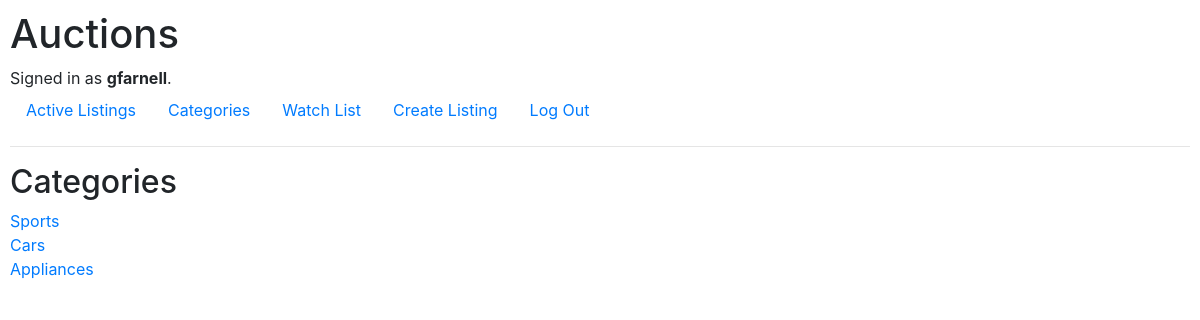
The app's page /categories (signed in), older data.
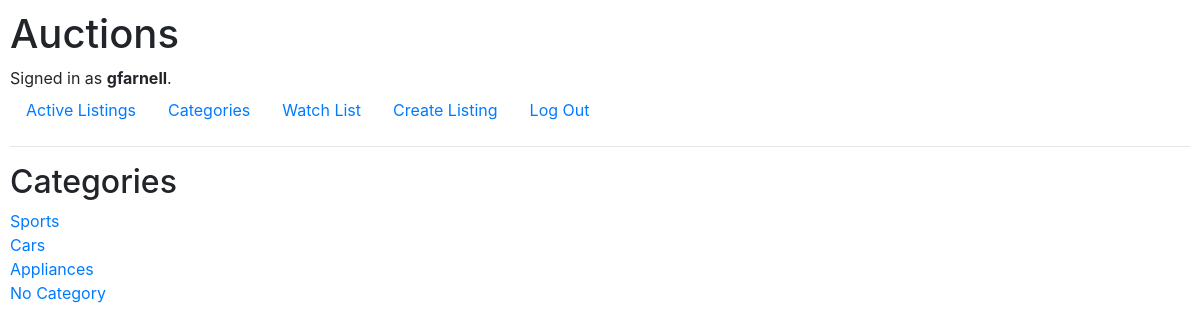
The same page, newer data.
### auctions/models.py (models this page shows)
class User(AbstractUser):
    pass

class Listings(models.Model):
    creator = models.ForeignKey(
        User, on_delete=models.PROTECT, related_name="get_creator_listings", blank=False)
    buyer = models.ForeignKey(
        User, blank=True, null=True, on_delete=models.PROTECT, related_name="get_buyer_listings")
    watchers = models.ManyToManyField(
        User, blank=True, related_name="get_watched_listings")
    title = models.CharField(max_length=64)
    description = models.CharField(max_length=300)
    startingBid = models.FloatField(max_length=64)
    createdDate = models.DateTimeField(auto_now_add=True)
    active = models.BooleanField(default=True)
    url = models.CharField(max_length=128, blank=True)
    category = models.CharField(
        max_length=64)
    def __str__(self) -> str:
        return f"Listing Title: {self.title} - Starting bid: {self.startingBid} - Watchers: {self.watchers}"

### auctions/views.py (the view)
# urls.py: path("categories", views.categories, name="categories"),
@login_required
def categories(request):
    listing = Listings.objects.all()
    print(listing)
    category = listing.order_by().values('category').distinct()
    print(category)
    categories = list(category)
    return render(request, "auctions/categories.html", {"categories": categories})

### auctions/templates/auctions/categories.html
{% extends "auctions/layout.html" %}
{% load static %}
{% block body %}
<div>
    <ul>
        <h2>Categories</h2>
        {% for category in categories %}
        <ul>
            <li>
                {% if category.category != '' %}
                <a href="{% url 'displayCategoryListings' category.category %}">{{ category.category }}</a>
                {% endif %}
            </li>
        </ul>
        {% endfor %}
</div>
{% endblock %}

### auctions/templates/auctions/layout.html (shortened to what this page needs)
{% load static %}
<!DOCTYPE html>
<html lang="en">
<head>
    <link rel="stylesheet" href="https://stackpath.bootstrapcdn.com/bootstrap/4.4.1/css/bootstrap.min.css"
>
    <link href="{% static 'auctions/styles.css' %}" rel="stylesheet">
</head>
<body>
    <h1>Auctions</h1>
    <div>
        {% if user.is_authenticated %}
        Signed in as <strong>{{ user.username }}</strong>.
        {% else %}
        Not signed in.
        {% endif %}
    </div>
    <ul class="nav">
        {% if user.is_authenticated %}
        <li class="nav-item">
            <a class="nav-link" href="{% url 'activeListings' %}">Active Listings</a>
        </li>
        <li class="nav-item">
            <a class="nav-link" href="{% url 'categories' %}">Categories</a>
        </li>
        <li class="nav-item">
            <a class="nav-link" href="{% url 'displayWatchlist' %}">Watch List</a>
        </li>
        <li class="nav-item">
            <a class="nav-link" href="{% url 'createlisting' %}">Create Listing</a>
        </li>
        <li class="nav-item">
            <a class="nav-link" href="{% url 'logout' %}">Log Out</a>
        </li>
        {% endif %}
    </ul>
    <hr>
    {% block body %}
    {% endblock %}
</body>
</html>

### auctions/static/auctions/styles.css (style rules this page uses)
body { padding: 10px; }
ul { list-style: none; padding-left: 0px; }

Row changes from the older to the newer data that the page shows:
added Listings: category "No Category"
